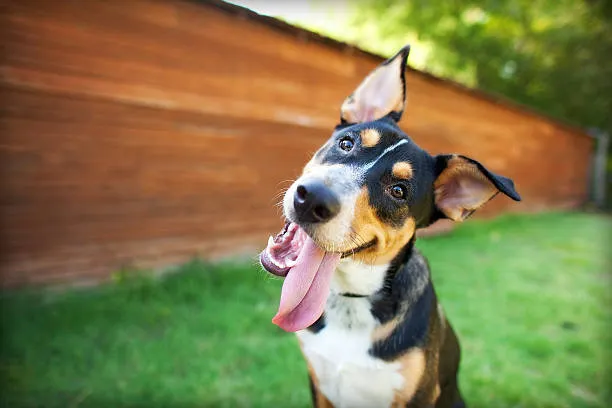
#> input picture HK1-2025-2026/Computer-Vision/input_images/input_images1.png, 612 x 408 px
$ python 52400185_52400170_.py
#> lines starting #> are read from the running program, lines starting #| are printed output that depends on the picture


import cv2
import numpy as np
from pathlib import Path
from itertools import combinations

# -------------------- Cấu hình mặc định "ngon" --------------------
ALPHA = 1.35            # hệ số trộn high-pass
LP_K   = 31             # kernel cho LP Averaging/Median/Gaussian (số lẻ)
LP_SIG = 7.0            # sigma Gaussian LP
HP_K   = 31             # kernel cho HP (Gaussian subtraction)
HP_SIG = 7.0            # sigma cho HP
STEPS  = 5              # số ảnh trong strip visualize

# -------------------- Helpers --------------------
def odd(k): return k if k % 2 == 1 else k + 1
def f01(img): return img.astype(np.float32)/255.0
def u8(imgf): imgf = np.clip(imgf,0,1); return (imgf*255.0+0.5).astype(np.uint8)

def resize_to(img, sizeWH):
    return cv2.resize(img, sizeWH, interpolation=cv2.INTER_AREA)

# Low-pass
def lp_averaging(img, k=LP_K):   return cv2.blur(img, (odd(k),odd(k)))
def lp_median(img, k=LP_K):      return cv2.medianBlur(img, odd(k))
def lp_gaussian(img, k=LP_K, s=LP_SIG):
    return cv2.GaussianBlur(img, (odd(k),odd(k)), s, s)
def lp_bilateral(img, d=15, sc=75, ss=75):
    return cv2.bilateralFilter(img, d, sc, ss)

# High-pass (Gaussian subtraction)
def hp_gauss_sub(img, k=HP_K, s=HP_SIG):
    low = lp_gaussian(img, k=k, s=s)
    return cv2.addWeighted(img, 1.0, low, -1.0, 0)

# Hybrid
def make_hybrid(A, B, lp_method="gauss", alpha=ALPHA,
                lp_kwargs=None, hp_kwargs=None):
    lp_kwargs = lp_kwargs or {}
    hp_kwargs = hp_kwargs or {}
    h,w = A.shape[:2]
    B = resize_to(B, (w,h))
    if lp_method == "avg":   A_lp = lp_averaging(A, **lp_kwargs)
    elif lp_method == "median": A_lp = lp_median(A, **lp_kwargs)
    elif lp_method == "gauss":  A_lp = lp_gaussian(A, **lp_kwargs)
    else: A_lp = lp_bilateral(A, **lp_kwargs)
    B_hp = hp_gauss_sub(B, **hp_kwargs)
    H = f01(A_lp) + alpha*f01(B_hp)
    return u8(H)

# Visualization strip
def downsample_strip(img_bgr, steps=STEPS, scale=0.5, gap=12):
    base = img_bgr.copy()
    h0,w0 = base.shape[:2]
    widths = [w0] + [int(w0*(scale**i)) for i in range(1,steps)]
    canvas = np.zeros((h0, sum(widths)+gap*(steps-1), 3), dtype=np.uint8)
    x=0; canvas[:,x:x+w0] = base; x += w0+gap
    curr = base
    for _ in range(1,steps):
        curr = cv2.resize(curr, (max(1,int(curr.shape[1]*scale)),
                                 max(1,int(curr.shape[0]*scale))),
                          interpolation=cv2.INTER_AREA)
        h,w = curr.shape[:2]; y=(h0-h)//2
        canvas[y:y+h, x:x+w] = curr; x += w+gap
    return canvas

# -------------------- Main --------------------
def main():
    root = Path(__file__).resolve().parent
    inp  = root/"input_images"
    out  = root/"output_images"
    vis  = root/"visualize"
    out.mkdir(exist_ok=True); vis.mkdir(exist_ok=True)

    # Đọc 3 ảnh
    paths = [inp/"input_images1.png", inp/"input_images2.png", inp/"input_images3.png"]
    imgs = []
    for p in paths:
        img = cv2.imread(str(p))
#> img is the input picture: shape (408, 612, 3); mean B, G, R 76.1, 122.3, 130
        if img is None:
            raise FileNotFoundError(f"Không đọc được ảnh: {p}")
        imgs.append(img)

    # 3 cặp: (1,2), (1,3), (2,3)
    idx_pairs = list(combinations(range(3), 2))
    for (i,j) in idx_pairs:
        A, B = imgs[i], imgs[j]
        pair_name = f"pair{i+1}-{j+1}"
        out_dir = out/pair_name
        out_dir.mkdir(parents=True, exist_ok=True)

        # Tham số mỗi phương pháp
        lp_params = {
            "avg": {"k": LP_K},
            "median": {"k": LP_K},
            "gauss": {"k": LP_K, "s": LP_SIG},
            "bilateral": {"d": 15, "sc": 75, "ss": 75},
        }
        hp_params = {"k": HP_K, "s": HP_SIG}

        hybrids = {}
        for method in ["avg","median","gauss","bilateral"]:
            H = make_hybrid(A, B, lp_method=method, alpha=ALPHA,
                            lp_kwargs=lp_params[method], hp_kwargs=hp_params)
            hybrids[method] = H
            cv2.imwrite(str(out_dir/f"{method}_hybrid.png"), H)

        # visualize từ hybrid Gaussian
        strip = downsample_strip(hybrids["gauss"], steps=STEPS, scale=0.5, gap=12)
        cv2.imwrite(str(vis/f"{pair_name}_visualization.png"), strip)
#> this loop made 3 passes
#> pass 1, in make_hybrid, `B = resize_to(B, (w,h))`:
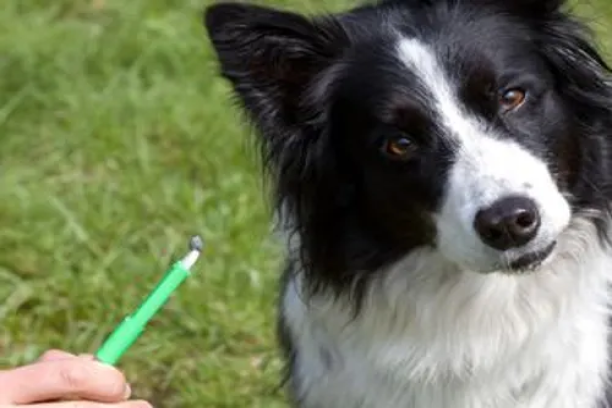
#> B: shape (408, 612, 3); mean of channels 0, 1, 2 89.6, 118.3, 111.1; drawn as B, G, R
#> pass 1, in make_hybrid, `if lp_method == "avg":   A_lp = lp_averaging(A, **lp_kwargs)`:
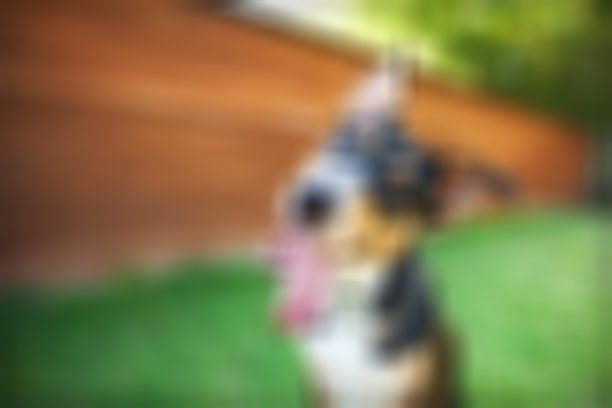
#> A_lp: shape (408, 612, 3); mean B, G, R 76.2, 122.3, 130.1
#> pass 1, in hp_gauss_sub, `low = lp_gaussian(img, k=k, s=s)`:
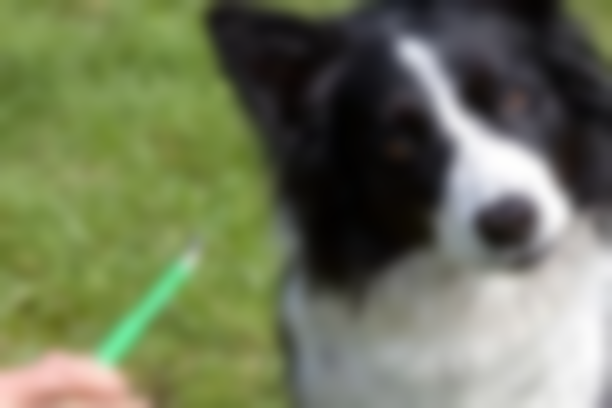
#> low: shape (408, 612, 3); mean of channels 0, 1, 2 89.5, 118.3, 111.1; drawn as B, G, R
#> pass 1, in make_hybrid, `B_hp = hp_gauss_sub(B, **hp_kwargs)`:
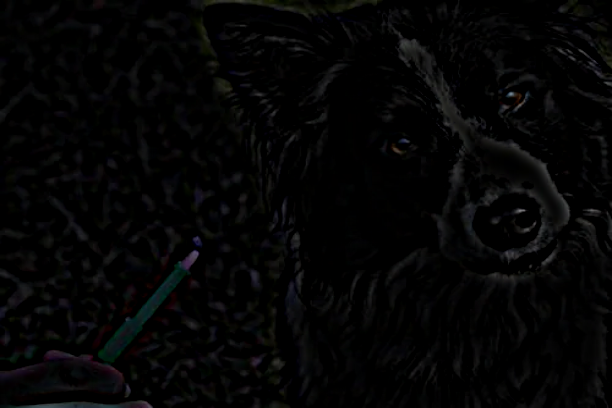
#> B_hp: shape (408, 612, 3); mean of channels 0, 1, 2 4.7, 4.6, 4.5; drawn as B, G, R

    print("Done! Xem kết quả trong 'output_images/' và 'visualize/'.")

if __name__ == "__main__":
    main()
